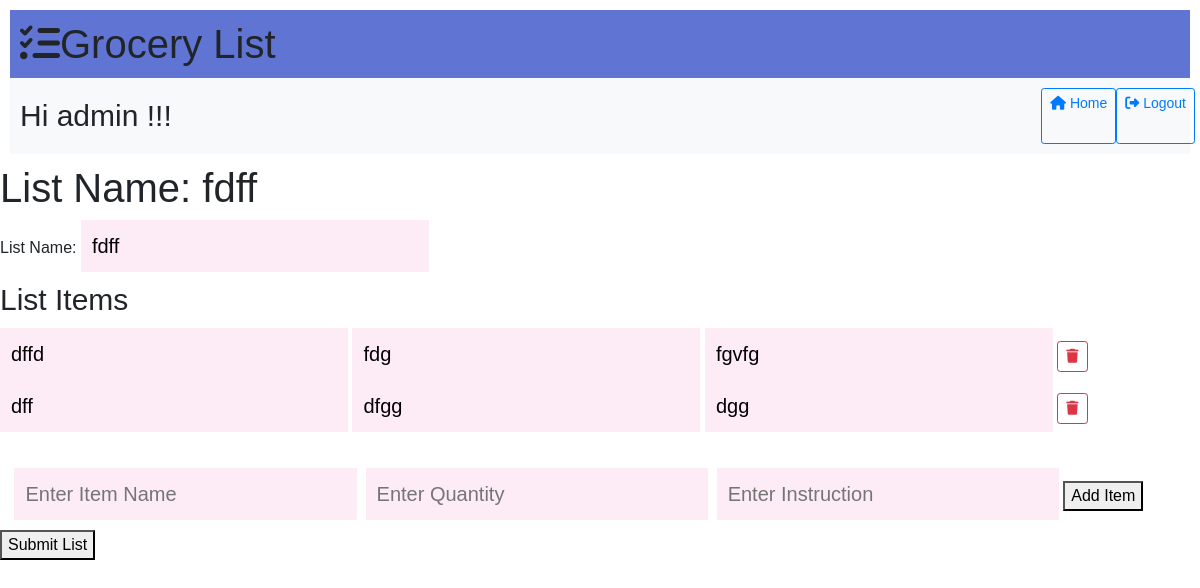
Page /projectG/edit_list/3/ (signed in) on the committed database.
### projectG/models.py (models this page shows, shortened)
class User(AbstractUser):
    pass

class GroceryList(models.Model):
    name = models.CharField(max_length=100)
    finished = models.BooleanField(default=False)
    saved_list = models.BooleanField(default=False)
    timestamp = models.DateTimeField(auto_now_add=True)
    user = models.ForeignKey(User, on_delete=models.CASCADE,default=None)  # User who created the list
    shared_with = models.ManyToManyField(User, related_name='shared_lists', blank=True)

class GroceryItem(models.Model):
    list = models.ForeignKey(GroceryList, on_delete=models.CASCADE)  # Add this line
    name = models.CharField(max_length=100)
    quantity = models.CharField(max_length=50)
    instruction = models.CharField(max_length=200)
    user = models.ForeignKey(User, on_delete=models.CASCADE, related_name="userName")
    added=models.BooleanField(default=False)

### projectG/views.py (the view)
# urls.py: path('edit_list/<int:list_id>/', views.edit_list, name='edit_list'),
@login_required
def edit_list(request, list_id):
    try:
        grocery_list = GroceryList.objects.get(id=list_id)
        items = GroceryItem.objects.filter(list=grocery_list)
        print("ffffffffffffffsedit now")
        context = {
            'list_name': grocery_list.name,
            'items': items,
        }
        print(context)
        return render(request, 'edit.html', context)
    except GroceryList.DoesNotExist:
        return render(request, 'edit.html', {'error_message': 'List not found'})

### projectG/templates/edit.html (shortened to what this page needs)
{% extends "layout.html" %}
{% load static %}
{% block body %}
<div class="container bg-blue">
    <h1 class="mb-0"><i class="fas fa-tasks me-2"></i>Grocery List</h1>
</div>
<div class="container bg-light">
    <div class="row" >
        <div class="col">
            <h2>Hi {{ request.user }} !!!</h2>
        </div>
            <a class="btn btn-sm btn-outline-primary" href="https://subogrocerylist-2cb1d307b153.herokuapp.com/projectG/" class="home-link">
                <i class="fas fa-home"></i> Home
            </a>
            <a class="btn btn-sm btn-outline-primary" href="{% url 'logout' %}">
                <i class="fas fa-sign-out-alt"></i> Logout
            </a>
    </div>
</div>
</div>
    <form method="POST">
        <h1>List Name: {{ list_name }}</h1>
        <label for="list-name-input">List Name:</label>
        <input type="text" id="list-name-input" name="grocery_list_name" value="{{ list_name }}">
        <h2>List Items</h2>
        <ul id="editListItems">
            {% for item in items.all %}
                <li>
                    <input type="text" name="itemName" value="{{ item.name }}" required>
                    <input type="text" name="itemQuantity" value="{{ item.quantity }}">
                    <input type="text" name="itemInstruction" value="{{ item.instruction }}">
                    <button class="btn btn-sm btn-outline-danger" onclick="DeleteNow('{{ item.id }}')">
                        <i class="fas fa-trash"></i>
                    </button>
                </li>
            {% endfor %}
        </ul>
        <div id="groceryListContainer">
            <input type="text" id="itemName" placeholder="Enter Item Name">
            <input type="text" id="itemQuantity" placeholder="Enter Quantity">
            <input type="text" id="itemInstruction" placeholder="Enter Instruction">
            <button onclick="addItem()">Add Item</button>
        </div>
        <button onclick="submitEditList()">Submit List</button>
    </form>
{% endblock %}

### projectG/static/styles.css (style rules this page uses)
body { font-family: Arial, sans-serif; }
.container { max-width: 100%; padding: 10px; }
h2 { font-size: 30px; margin: 10px 0; }
.bg-blue { background-color: rgb(96, 117, 211); }
#groceryListContainer { padding: 10px; }
input { border: 1px solid transparent; background-color: #5f1717; padding: 10px; font-size: 20px; }
input[type=text] { background-color: #e7219515; width: 29%; }
ul { list-style-type: none; padding: 0; }

### rows in the picture
User: user "admin"
GroceryList: name "fdff", grocery_list_name "fdff"
GroceryItem: itemName "dffd", itemQuantity "fdg", itemInstruction "fgvfg"
GroceryItem: itemName "dff", itemQuantity "dfgg", itemInstruction "dgg"
